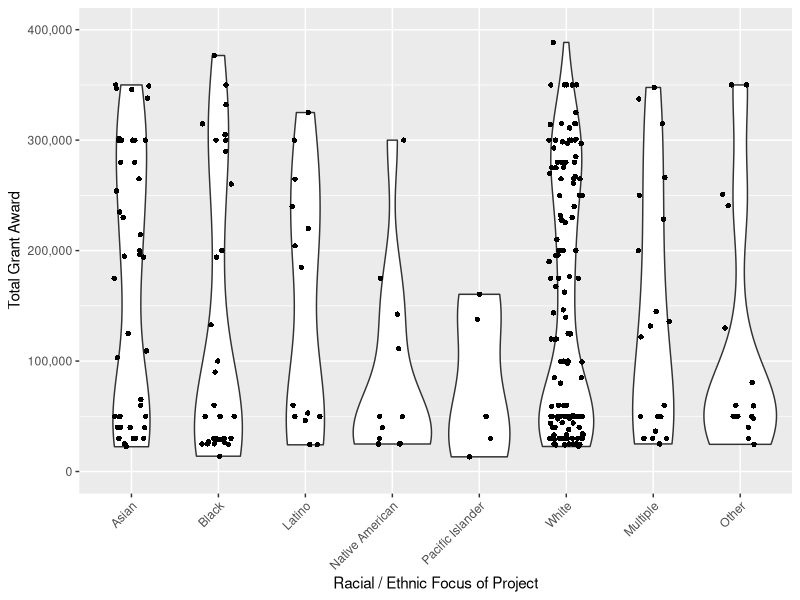
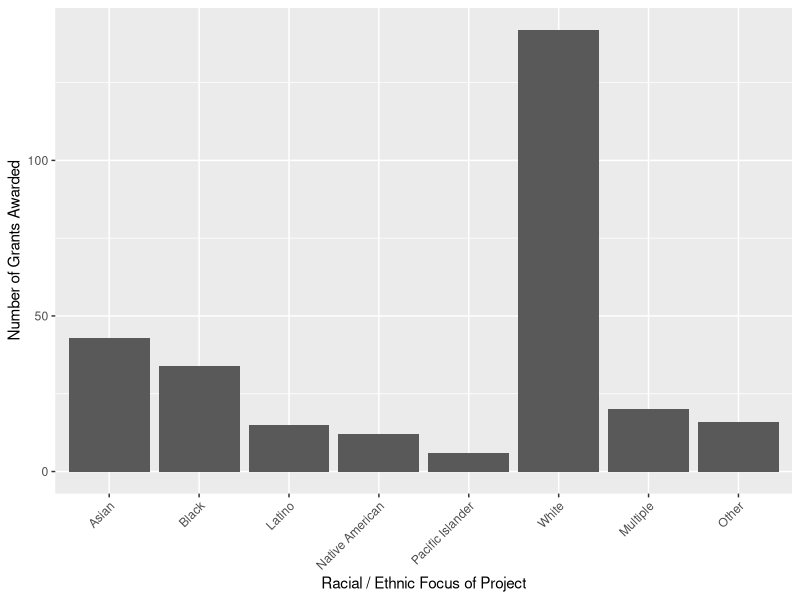
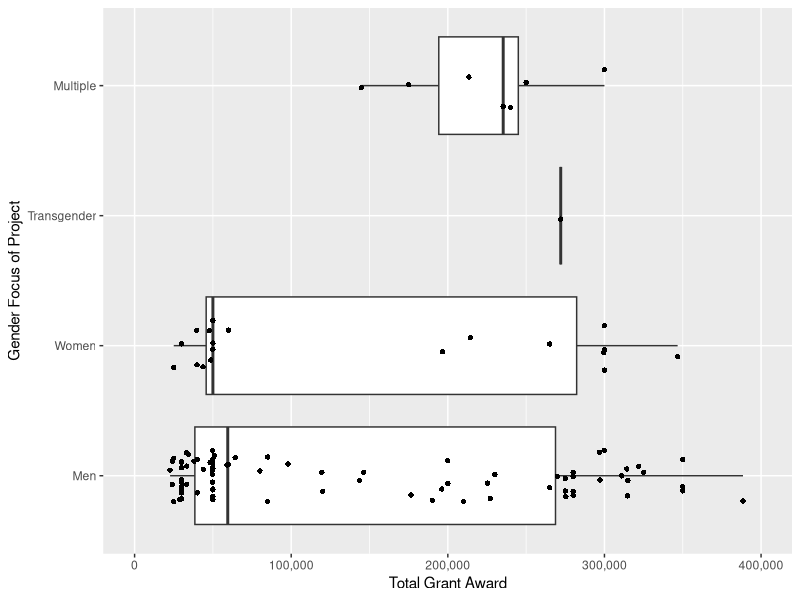
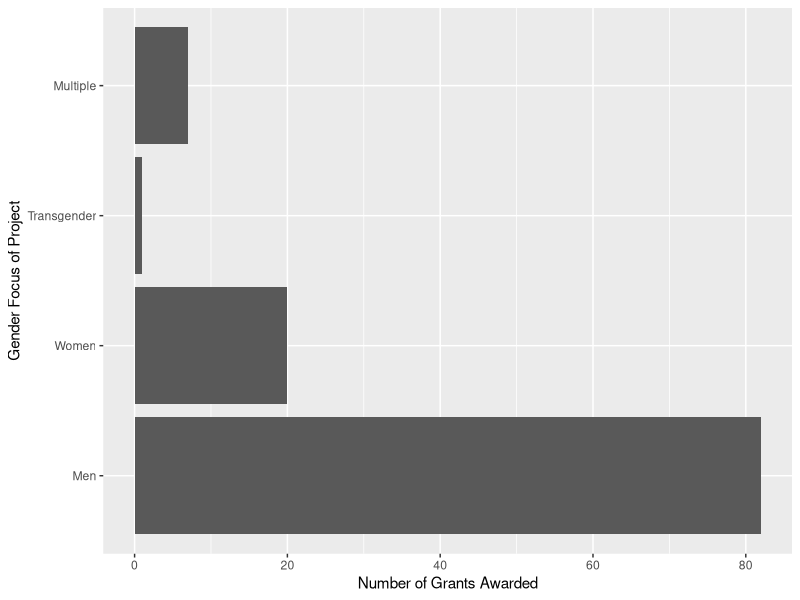
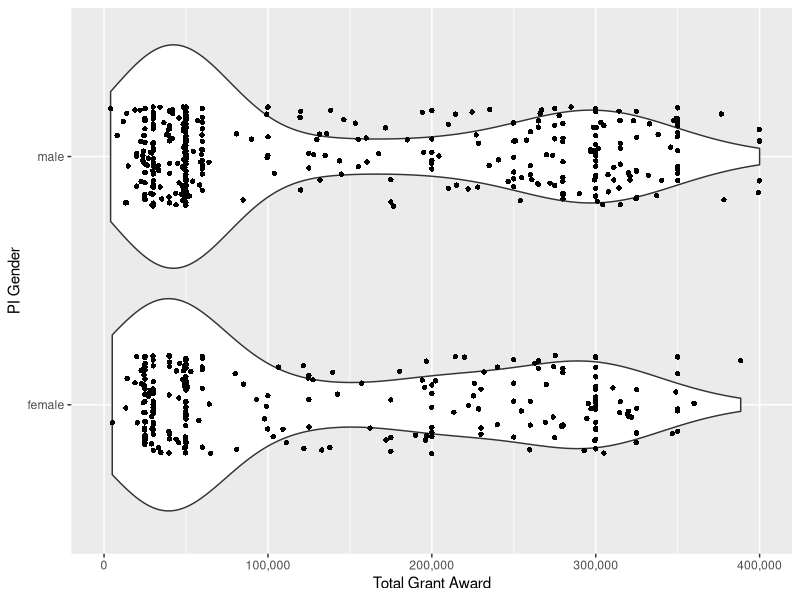
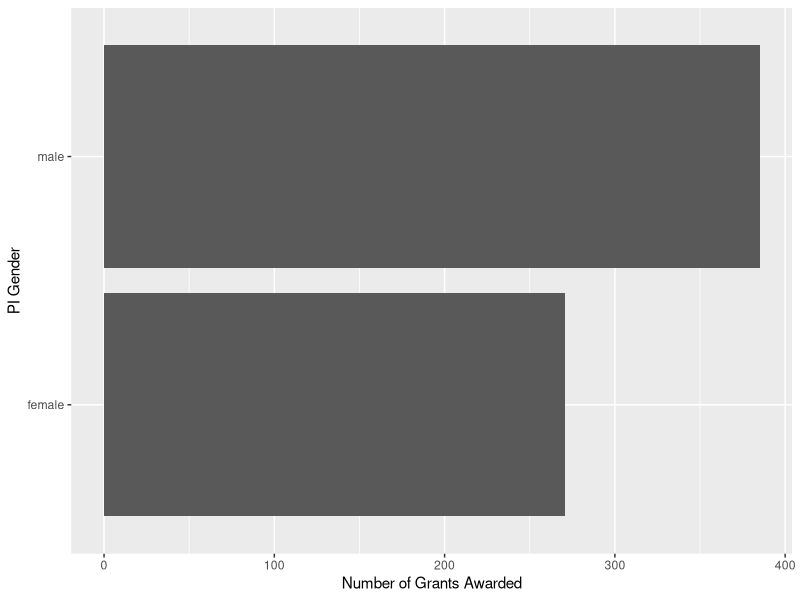
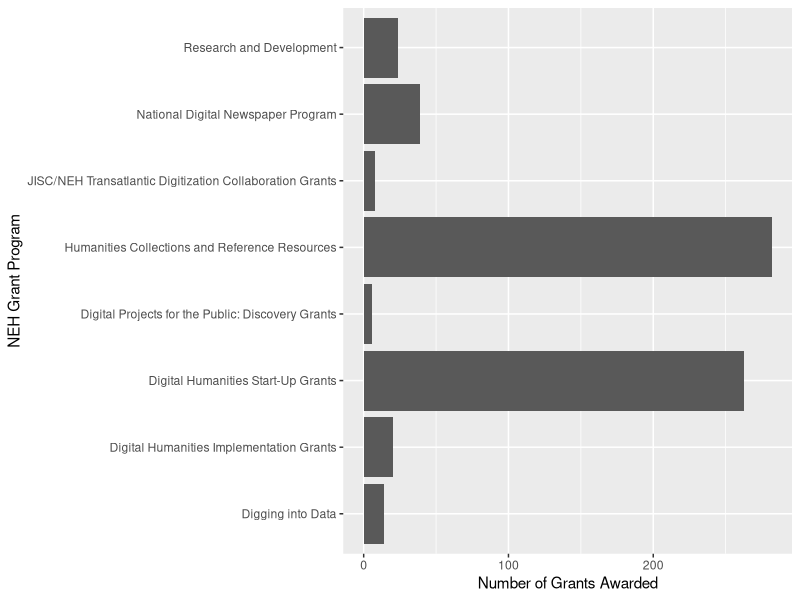

Write R code to recreate these figures, in order.
# Clear all data

rm(list = ls())

############################################

# SWITCH TO MANUALLY-CODED DATA

############################################

h <- read.csv(file="./hegemony-manual.csv",header=T, na.strings=c("","NA"))

h$Race <- as.factor(h$Race)
h$Gender <- as.factor(h$Gender)
h$PIgender <- as.factor(h$PIgender)

# Summary of Race and Gender variables
summary(as.factor(h$Gender))
summary(as.factor(h$Race))
summary(as.factor(h$PIgender))

summary(as.factor(h$PIgender))/657*100

# Crosstab of Race and Gender variables
table(as.factor(h$Gender),as.factor(h$Race))


h$Total <- numeric(length=656)

h$Total <- (as.numeric(gsub("[^0-9]","",h$AwardOutright)) + as.numeric(gsub("[^0-9]","",h$AwardMatching)) + as.numeric(gsub("[^0-9]","",h$SupplementAmount)))/100

# Refactor data

h.race <- h[!is.na(h$Race),]
print(levels(h.race$Race)) 
h.race$Race <- factor(h.race$Race,levels(h.race$Race)[c(1:3,5,7,8,4,6)])

h.gender <- h[!is.na(h$Gender),]
print(levels(h.gender$Gender))
h.gender$Gender <- factor(h.gender$Gender,levels(h.gender$Gender)[c(1,4,3,2)])

h.pigender <- h[!is.na(h$PIgender),]

SummaryRaceAwards <- as.data.frame(rbind(
  summary(h.race$Total),summary(h.race$Total[h.race$Race %in% "Asian"]),summary(h.race$Total[h.race$Race %in% "Black"]),
  summary(h.race$Total[h.race$Race %in% "Latino"]),summary(h.race$Total[h.race$Race %in% "Native American"]),
  summary(h.race$Total[h.race$Race %in% "Pacific Islander"]),summary(h.race$Total[h.race$Race %in% "White"]),
  summary(h.race$Total[h.race$Race %in% "Multiple"]),summary(h.race$Total[h.race$Race %in% "Other"])
  ))

rownames(SummaryRaceAwards) <- c("Total",paste(levels(h.race$Race),sep=","))

c(
sum(h.race$Total[h.race$Race %in% "Asian"]),
sum(h.race$Total[h.race$Race %in% "Black"]),
sum(h.race$Total[h.race$Race %in% "Latino"]),
sum(h.race$Total[h.race$Race %in% "Native American"]),
sum(h.race$Total[h.race$Race %in% "Pacific Islander"]),
sum(h.race$Total[h.race$Race %in% "White"]),
sum(h.race$Total[h.race$Race %in% "Multiple"]),
sum(h.race$Total[h.race$Race %in% "Other"])
)

t(SummaryRaceAwards)

SummaryRaceCounts <- as.data.frame(rbind(summary(h.race$Race),round(summary(h.race$Race)/length(h.race$Race)*100,1)))

rownames(SummaryRaceCounts) <- c("Count","Percentage")

SummaryRaceCounts

sum(SummaryRaceCounts[1,])

SummaryGenderAwards <- as.data.frame(rbind(summary(h.gender$Total),
    summary(h.gender$Total[h.gender$Gender %in% "Men"]),
    summary(h.gender$Total[h.gender$Gender %in% "Women"]),
    summary(h.gender$Total[h.gender$Gender %in% "Transgender"]),
    summary(h.gender$Total[h.gender$Gender %in% "Multiple"])))

rownames(SummaryGenderAwards) <- c("Total",paste(levels(h.gender$Gender),sep=","))

SummaryGenderAwards

sum(h.gender$Total[h.gender$Gender %in% "Men"])
sum(h.gender$Total[h.gender$Gender %in% "Women"])

SummaryGenderCounts <- as.data.frame(rbind(summary(h.gender$Gender),round(summary(h.gender$Gender)/length(h.gender$Gender)*100,1)))

rownames(SummaryGenderCounts) <- c("Count","Percentage")

sum(SummaryGenderCounts[1,])

SummaryGenderCounts


SummaryPIgenderAwards <- as.data.frame(rbind(summary(h.pigender$Total),
                                             summary(h.pigender$PIgender[h.pigender$PIgender %in% "male"]),
                                             summary(h.pigender$PIgender[h.pigender$PIgender %in% "female"])))

rownames(SummaryPIgenderAwards) <- c("Total",paste(levels(h.pigender$PIgender),sep=","))

SummaryPIgenderAwards

SummaryPIgenderCounts <- as.data.frame(rbind(summary(h.pigender$PIgender),round(summary(h.pigender$PIgender)/length(h.pigender$PIgender)*100,1)))

rownames(SummaryPIgenderCounts) <- c("Count","Percentage")

SummaryPIgenderCounts

# Make pretty pictures
library(ggplot2)

library(scales)

ggplot(h.race, aes(x = Race, y = Total)) + 
  geom_violin() + 
#  coord_flip() + 
  scale_y_continuous(limits = c(0, 400000),labels = comma) +
  geom_jitter(shape=16, position=position_jitter(0.2)) +
  stat_summary(fun.data=mean_sdl, 
               geom="pointrange", color="red") +
  xlab("Racial / Ethnic Focus of Project") + ylab("Total Grant Award") + 
  theme(axis.text.x = element_text(angle = 45, hjust = 1))

ggsave("./plot.race.award.png", width=6, height=4, dpi=300)

ggplot(h.race, aes(x = Race)) + geom_bar() +
  xlab("Racial / Ethnic Focus of Project") + ylab("Number of Grants Awarded") + 
  theme(axis.text.x = element_text(angle = 45, hjust = 1))

ggsave("./plot.race.count.png", width=6, height=4, dpi=300)

ggplot(h.gender, aes(x = Gender, y = Total)) + geom_boxplot() + 
  coord_flip() + 
  scale_y_continuous(limits = c(0, 400000),labels = comma) +
  geom_jitter(shape=16, position=position_jitter(0.2)) +
  stat_summary(fun.data=mean_sdl, #mult=1, 
               geom="pointrange", color="red") +
  xlab("Gender Focus of Project") + ylab("Total Grant Award")

ggsave("./plot.gender.award.png", width=6, height=4, dpi=300)

ggplot(h.gender, aes(x = Gender)) + geom_bar() + coord_flip() +
  xlab("Gender Focus of Project") + ylab("Number of Grants Awarded")

ggsave("./plot.gender.count.png", width=6, height=4, dpi=300)

ggplot(h.pigender, aes(x = PIgender, y = Total)) + geom_violin() + 
  coord_flip() + 
  scale_y_continuous(limits = c(0, 400000),labels = comma) +
  geom_jitter(shape=16, position=position_jitter(0.2)) +
  #geom_dotplot(binaxis='y', stackdir='center', dotsize=1) +
  stat_summary(fun.data=mean_sdl, #mult=1, 
               geom="pointrange", color="red") +
  xlab("PI Gender") + ylab("Total Grant Award")

ggsave("./plot.pigender.award.png", width=6, height=4, dpi=300)

ggplot(h.pigender, aes(x = PIgender)) + geom_bar() + coord_flip() +
  xlab("PI Gender") + ylab("Number of Grants Awarded")

ggsave("./plot.pigender.count.png", width=6, height=4, dpi=300)

print(levels(h$ProgramName))

ggplot(h, aes(x = ProgramName)) + geom_bar() + 
  coord_flip() +
  xlab("NEH Grant Program") + ylab("Number of Grants Awarded") 

ggsave("./plot.grants awarded.png", width=6, height=4, dpi=300)
